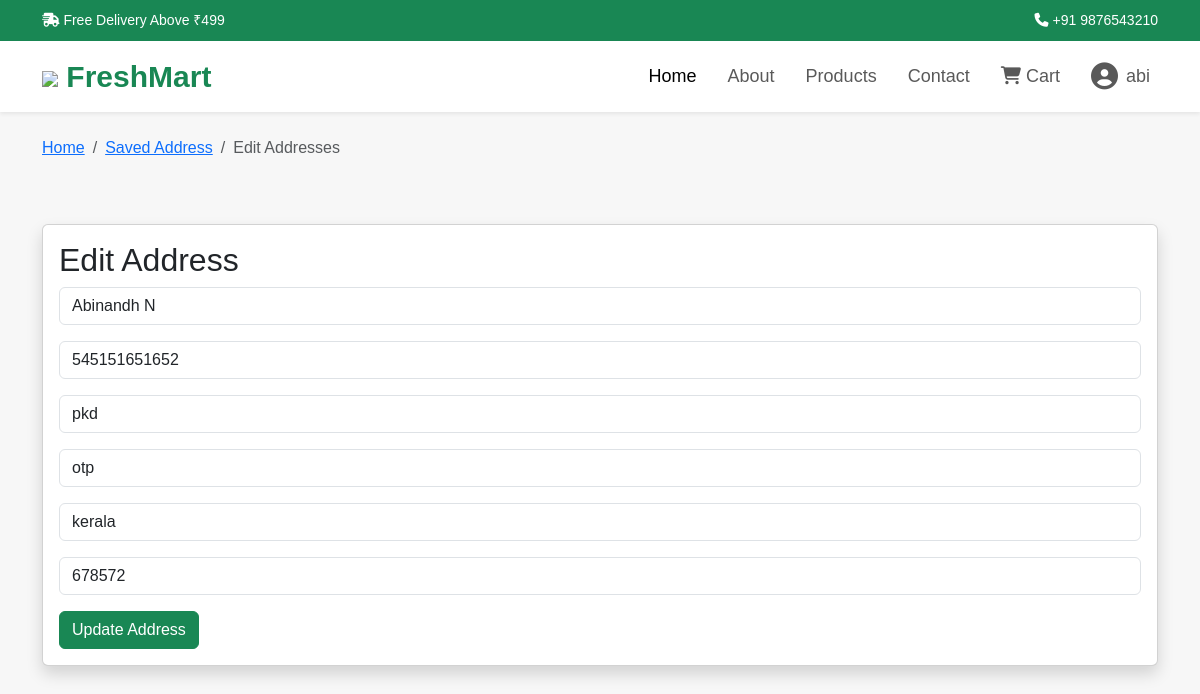
Screenshot of /address/edit/5/ (signed in) with the database file from the repository.
### accounts/models.py (models this page shows, shortened)
class Address(models.Model):
    user = models.ForeignKey(
        User,
        on_delete=models.CASCADE,
        related_name="addresses"
    )
    full_name = models.CharField(max_length=100)
    phone = models.CharField(max_length=15)
    house = models.CharField(max_length=200)
    city = models.CharField(max_length=100)
    state = models.CharField(max_length=100)
    pincode = models.CharField(max_length=10)
    created_at = models.DateTimeField(auto_now_add=True)

### accounts/views.py (the view, shortened to what this page needs)
@login_required
def edit_address(request, id):
    address = get_object_or_404(
        Address,
        id=id,
        user=request.user
    )
    return render(
        request,
        "edit_address.html",
        {
            "address": address
        }
    )

### accounts/templates/edit_address.html (shortened to what this page needs)
{% extends 'base.html' %}
{% block content %}
<div class="container mt-4">
    <nav aria-label="breadcrumb">
        <ol class="breadcrumb">
            <li class="breadcrumb-item">
                <a href="{% url 'home' %}">
                    Home
                </a>
            </li>
            <li class="breadcrumb-item">
                <a href="{% url 'addresses' %}">
                   Saved Address
                </a>
            </li>
            <li class="breadcrumb-item active" aria-current="page">
                Edit Addresses
            </li>
        </ol>
    </nav>
</div>
<div class="container py-5">
<div class="card shadow">
<div class="card-body">
<h2>Edit Address</h2>
<form method="POST">
<input name="full_name" value="{{ address.full_name }}" class="form-control mb-3">
<input name="phone" value="{{ address.phone }}" class="form-control mb-3">
<input name="house" value="{{ address.house }}" class="form-control mb-3">
<input name="city" value="{{ address.city }}" class="form-control mb-3">
<input name="state" value="{{ address.state }}" class="form-control mb-3">
<input name="pincode" value="{{ address.pincode }}" class="form-control mb-3">
<button class="btn btn-success">
Update Address
</button>
</form>
</div>
</div>
</div>
{% endblock %}

### accounts/templates/base.html (shortened to what this page needs)
{% load static %}
<!DOCTYPE html>
<html lang="en">
<head>
{% load static %}
<link href="https://cdn.jsdelivr.net/npm/bootstrap@5.3.7/dist/css/bootstrap.min.css" rel="stylesheet">
<link rel="stylesheet" href="{% static 'css/style.css' %}">
<link rel="stylesheet"
href="https://cdnjs.cloudflare.com/ajax/libs/font-awesome/6.7.2/css/all.min.css">
</head>
<body>
<div class="top-bar">
<div class="container d-flex justify-content-between">
<div>
<i class="fa-solid fa-truck-fast"></i>
Free Delivery Above ₹499
</div>
<div>
<i class="fa-solid fa-phone"></i>
+91 9876543210
</div>
</div>
</div>
<nav class="navbar navbar-expand-lg navbar-light bg-white shadow-sm sticky-top">
<div class="container">
<a class="navbar-brand fw-bold text-success" href="#">
<img src="{% static 'images/logo.png' %}" width="40">
FreshMart
</a>
<div class="collapse navbar-collapse" id="menu">
<ul class="navbar-nav ms-auto">
    <li class="nav-item">
        <a class="nav-link active"
           href="{% url 'home' %}">
            Home
        </a>
    </li>
    <li class="nav-item">
        <a class="nav-link"
           href="{% url 'home' %}#about">
            About
        </a>
    </li>
    <li class="nav-item">
        <a class="nav-link"
           href="{% url 'home' %}#products">
            Products
        </a>
    </li>
    <li class="nav-item">
        <a class="nav-link"
           href="{% url 'home' %}#contact">
            Contact
        </a>
    </li>
    <li class="nav-item">
        <a class="nav-link"
           href="{% url 'cart' %}">
            <i class="fa-solid fa-cart-shopping"></i>
            Cart
        </a>
    </li>
{% if user.is_authenticated %}
<li class="nav-item">
    <a class="nav-link d-flex align-items-center" href="{% url 'profile' %}">
        <i class="fa-solid fa-circle-user fa-xl me-2"></i>
        {{ user.username }}
    </a>
</li>
{% else %}
<li class="nav-item">
    <a class="nav-link" href="{% url 'login' %}">
        Login
    </a>
</li>
{% endif %}
</ul>
</div>
</div>
</nav>
{% block content %}
{% endblock %}
</body>
</html>

### accounts/static/css/style.css (style rules this page uses)
* { margin:0; padding:0; box-sizing:border-box; font-family:Arial, Helvetica, sans-serif; }
body { background:#f7f7f7; }
.top-bar { background:#198754; color:white; padding:10px; font-size:14px; }
.navbar-brand { font-size:30px; }
.nav-link { font-size:18px; margin-left:15px; }
.card-body { display: flex; flex-direction: column; }
.card-body .btn { margin-top: auto; }

### rows the page displays
Address: full_name "Abinandh N", phone "545151651652", house "pkd", city "otp", state "kerala", pincode "678572"

### other values shown
{{ user.username }} "abi"
